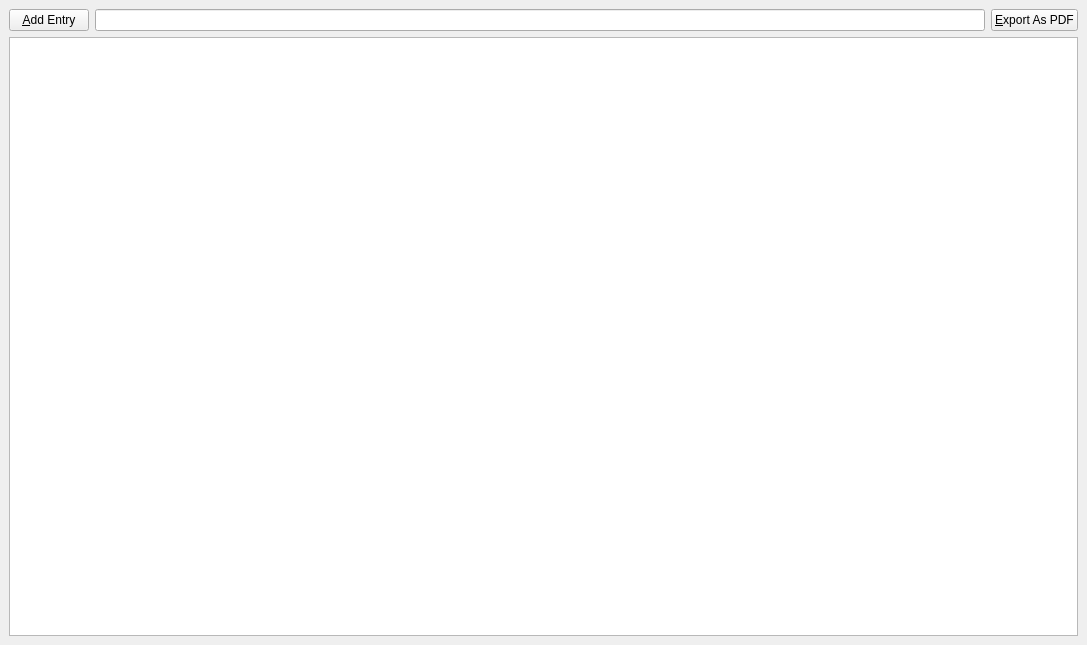
<?xml version="1.0" encoding="UTF-8"?>
<ui version="4.0">
 <class>MainWindow</class>
 <widget class="QMainWindow" name="MainWindow">
  <property name="geometry">
   <rect>
    <x>0</x>
    <y>0</y>
    <width>1087</width>
    <height>645</height>
   </rect>
  </property>
  <property name="windowTitle">
   <string>Application Process Tracker</string>
  </property>
  <widget class="QWidget" name="centralwidget">
   <layout class="QGridLayout" name="gridLayout_2">
    <item row="0" column="0">
     <layout class="QGridLayout" name="gridLayout"/>
    </item>
    <item row="1" column="1">
     <widget class="QPushButton" name="btnAddEntry">
      <property name="text">
       <string>&amp;Add Entry</string>
      </property>
     </widget>
    </item>
    <item row="1" column="2">
     <widget class="QLineEdit" name="searchTerm">
      <property name="whatsThis">
       <string/>
      </property>
      <property name="text">
       <string/>
      </property>
      <property name="clearButtonEnabled">
       <bool>true</bool>
      </property>
     </widget>
    </item>
    <item row="1" column="3">
     <widget class="QPushButton" name="btnExport">
      <property name="text">
       <string>&amp;Export As PDF</string>
      </property>
     </widget>
    </item>
    <item row="2" column="1" colspan="3">
     <widget class="QTableWidget" name="applicationsTable">
      <property name="layoutDirection">
       <enum>Qt::LeftToRight</enum>
      </property>
     </widget>
    </item>
   </layout>
  </widget>
 </widget>
 <resources/>
 <connections/>
</ui>
